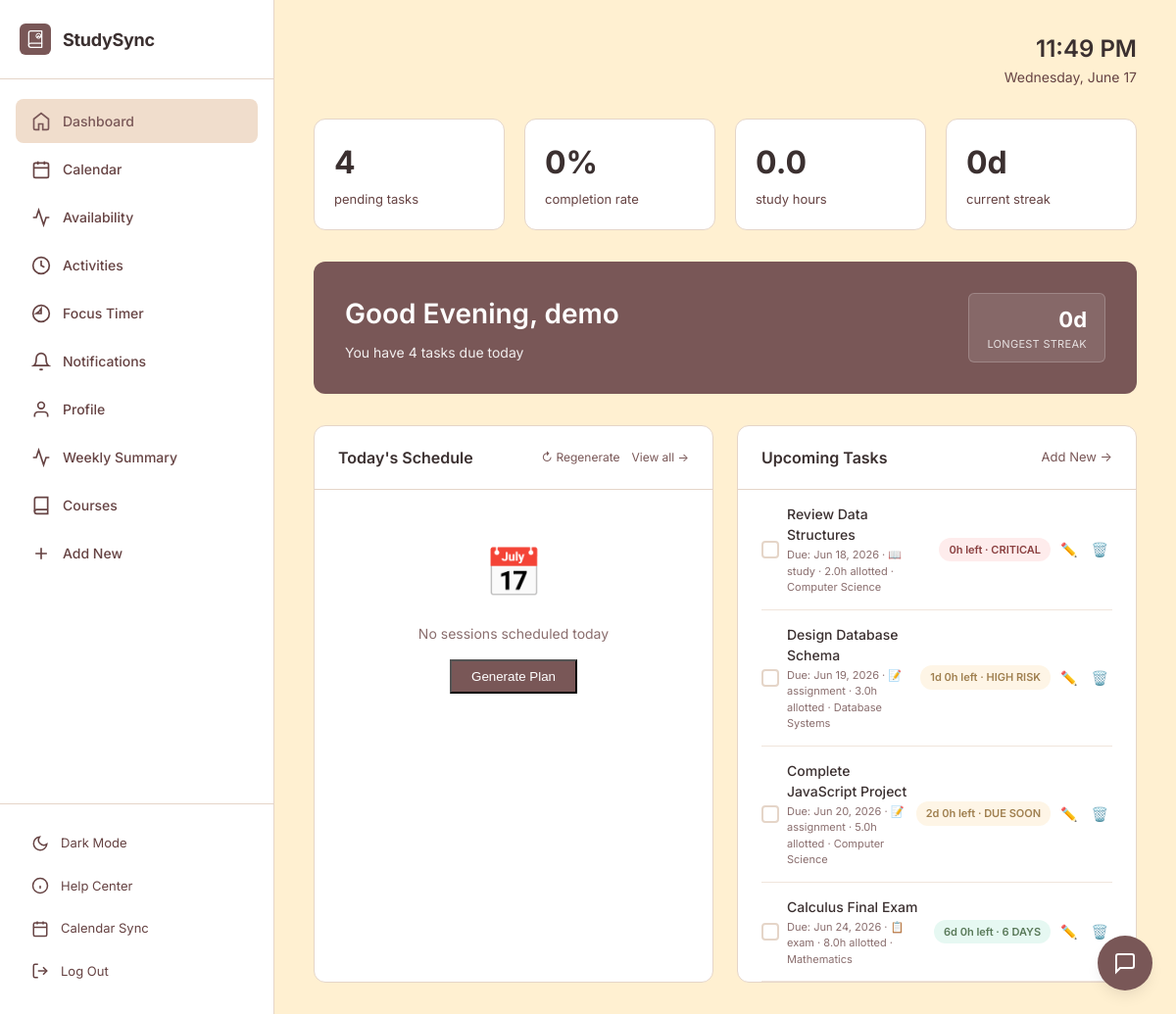
/dashboard.php (signed in), run on the app's committed database.
### tables this page shows
CREATE TABLE IF NOT EXISTS user_stats (
    id INT AUTO_INCREMENT PRIMARY KEY,
    user_id INT UNIQUE NOT NULL,
    total_study_hours DECIMAL(8,1) DEFAULT 0,
    current_streak_days INT DEFAULT 0,
    longest_streak INT DEFAULT 0,
    last_study_date DATE,
    tasks_completed INT DEFAULT 0,
    on_time_percentage DECIMAL(5,1) DEFAULT 0,
    updated_at TIMESTAMP DEFAULT CURRENT_TIMESTAMP ON UPDATE CURRENT_TIMESTAMP,
    FOREIGN KEY (user_id) REFERENCES users(id) ON DELETE CASCADE
);

CREATE TABLE IF NOT EXISTS users (
    id INT AUTO_INCREMENT PRIMARY KEY,
    username VARCHAR(100) UNIQUE NOT NULL,
    password VARCHAR(255) NOT NULL,
    email VARCHAR(255),
    google_calendar_token TEXT,
    created_at TIMESTAMP DEFAULT CURRENT_TIMESTAMP
);

CREATE TABLE IF NOT EXISTS tasks (
    id INT AUTO_INCREMENT PRIMARY KEY,
    user_id INT NOT NULL,
    course_id INT,
    title VARCHAR(255) NOT NULL,
    type ENUM('assignment','exam','study','quiz','project') DEFAULT 'study',
    description TEXT,
    due_date DATE NOT NULL,
    due_time TIME,
    estimated_hours DECIMAL(5,1) NOT NULL,
    priority INT DEFAULT 40,
    status ENUM('pending','completed','missed','in_progress') DEFAULT 'pending',
    progress_status VARCHAR(20) DEFAULT 'not_started',
    progress_percentage INT DEFAULT 0,
    alerted TINYINT(1) DEFAULT 0,
    completed_at DATETIME,
    created_at TIMESTAMP DEFAULT CURRENT_TIMESTAMP,
    FOREIGN KEY (user_id) REFERENCES users(id) ON DELETE CASCADE,
    FOREIGN KEY (course_id) REFERENCES courses(id) ON DELETE SET NULL
);

### dashboard.php (the view, shortened to what this page needs)
<?php
require_once 'db_config.php';
$today = date('Y-m-d');
$current_time = date('h:i A');
$day_name = date('l, F j');
$stmt = $pdo->prepare("SELECT username FROM users WHERE id = ?");
$stmt->execute([$_SESSION['user_id']]);
$user = $stmt->fetch();
$user_name = $user ? $user['username'] : 'Student';
$stmt = $pdo->prepare("SELECT id, title, type, due_date, estimated_hours, priority, status FROM tasks WHERE user_id = ? ORDER BY priority DESC, due_date ASC");
$stmt->execute([$_SESSION['user_id']]);
$tasks = $stmt->fetchAll();
$total_tasks = count($tasks);
$completed_tasks = count(array_filter($tasks, fn($t) => $t['status'] == 'completed'));
$pending_tasks = $total_tasks - $completed_tasks;
$completion_rate = $total_tasks > 0 ? round(($completed_tasks / $total_tasks) * 100) : 0;
$stmt = $pdo->prepare("SELECT * FROM study_plan WHERE user_id = ? AND plan_date = ? ORDER BY start_time LIMIT 5");
$stmt->execute([$_SESSION['user_id'], $today]);
$today_plan = $stmt->fetchAll();
$stmt = $pdo->prepare("SELECT t.id, t.title, t.type, t.due_date, t.estimated_hours, t.priority, t.status, t.course_id, t.description, COALESCE(c.course_name, '') AS course_name FROM tasks t LEFT JOIN courses c ON t.course_id = c.id WHERE t.user_id = ? AND t.status != 'completed' AND t.due_date >= ? ORDER BY t.due_date ASC LIMIT 10");
$stmt->execute([$_SESSION['user_id'], $today]);
$upcoming_tasks = $stmt->fetchAll();
$stmt = $pdo->prepare("SELECT * FROM user_stats WHERE user_id = ?");
$stmt->execute([$_SESSION['user_id']]);
$user_stats = $stmt->fetch();
$hour = date('H');
if ($hour >= 5 && $hour < 12) $greeting = "Good Morning";
elseif ($hour >= 12 && $hour < 17) $greeting = "Good Afternoon";
else $greeting = "Good Evening";
?>
<!DOCTYPE html>
<html lang="en">
<head>
    <link rel="stylesheet" href="style.css">
</head>
<body>
    <div class="app-container">
        <?php require_once 'includes/sidebar.php'; ?>
        <main class="main-content">
            <div class="top-header">
                <div class="date-time">
                    <div class="time"><?= $current_time ?></div>
                    <div class="date"><?= $day_name ?></div>
                </div>
            </div>
            <div class="stats-grid">
                <div class="stat-card">
                    <div class="stat-value"><?= $pending_tasks ?></div>
                    <div class="stat-label">pending tasks</div>
                </div>
                <div class="stat-card" onclick="showPieChart()" style="cursor: pointer;">
                    <div class="stat-value"><?= $completion_rate ?>%</div>
                    <div class="stat-label">completion rate</div>
                </div>
                <div class="stat-card">
                    <div class="stat-value"><?= number_format($user_stats['total_study_hours'] ?? 0, 1) ?></div>
                    <div class="stat-label">study hours</div>
                </div>
                <div class="stat-card">
                    <div class="stat-value"><?= ($user_stats['current_streak_days'] ?? 0) ?>d</div>
                    <div class="stat-label">current streak</div>
                </div>
            </div>
            <div class="greeting-section" style="display: flex; justify-content: space-between; align-items: center;">
                <div>
                    <div class="greeting-title"><?= $greeting ?>, <?= htmlspecialchars($user_name) ?></div>
                    <div class="greeting-subtitle">You have <?= $pending_tasks ?> task<?= $pending_tasks != 1 ? 's' : '' ?> due today</div>
                </div>
                <div style="text-align: right; background: rgba(255,255,255,0.1); padding: 10px 18px; border-radius: var(--radius-sm); border: 1px solid rgba(255,255,255,0.2);">
                    <div style="font-size: 22px; font-weight: 700;"><?= ($user_stats['longest_streak'] ?? 0) ?>d</div>
                    <div style="font-size: 11px; opacity: 0.8; letter-spacing: 0.3px;">LONGEST STREAK</div>
                </div>
            </div>
            <div class="two-column">
                <div class="section-card">
                    <div class="section-header">
                        <h2>Today's Schedule</h2>
                        <div style="display: flex; gap: 12px; align-items: center;">
                            <a href="#" onclick="generatePlan()" title="Regenerate full schedule from scratch" style="font-size: 12px;">↻ Regenerate</a>
                            <a href="calendar.php" style="font-size: 12px;">View all →</a>
                        </div>
                    </div>
                    <div class="timeline">
                        <?php if(count($today_plan) > 0): ?>
                            <?php foreach($today_plan as $plan): ?>
                                <div class="timeline-item">
                                    <div class="timeline-time"><?= date('g:i A', strtotime($plan['start_time'])) ?></div>
                                    <div class="timeline-dot"></div>
                                    <div class="timeline-content">
                                        <div class="timeline-title"><?= htmlspecialchars($plan['task_title']) ?></div>
                                        <div class="timeline-meta">Study Session</div>
                                    </div>
                                    <div class="timeline-actions">
                                        <button onclick="missSession(<?= $plan['id'] ?>)" title="Mark missed and reschedule" style="background: none; border: none; color: var(--text-muted); cursor: pointer; font-size: 13px; padding: 2px 6px;">✕</button>
                                        <button onclick="postponeSession(<?= $plan['id'] ?>)" title="Postpone to later date" style="background: none; border: none; color: var(--text-muted); cursor: pointer; font-size: 13px; padding: 2px 6px;">⏰</button>
                                        <button onclick="startSession(<?= $plan['id'] ?>)" title="Start this session" style="background: none; border: none; color: var(--success); cursor: pointer; font-size: 13px; padding: 2px 6px;">▶</button>
                                    </div>
                                </div>
                            <?php endforeach; ?>
                        <?php else: ?>
                            <div class="empty-state">
                                <div class="empty-icon">📅</div>
                                <div class="empty-text">No sessions scheduled today</div>
                                <button onclick="generatePlan()" class="btn-primary" style="margin-top: 16px; padding: 8px 20px;">Generate Plan</button>
                            </div>
                        <?php endif; ?>
                    </div>
                </div>
                <div class="section-card">
                    <div class="section-header">
                        <h2>Upcoming Tasks</h2>
                        <a href="#" onclick="openTaskModal()">Add New →</a>
                    </div>
                    <div class="task-list">
                        <?php if(count($upcoming_tasks) > 0): ?>
                            <?php foreach($upcoming_tasks as $task):
                                $type_icons = ['assignment' => '📝', 'exam' => '📋', 'study' => '📖', 'quiz' => '❓', 'project' => '🔨'];
                                $risk_colors = ['overdue' => 'var(--danger)', 'critical' => 'var(--danger)', 'high' => 'var(--warning)', 'warning' => 'var(--warning)', 'on_track' => 'var(--success)'];
                                $risk_bg = ['overdue' => 'rgba(239,68,68,0.1)', 'critical' => 'rgba(239,68,68,0.1)', 'high' => 'rgba(245,158,11,0.1)', 'warning' => 'rgba(245,158,11,0.1)', 'on_track' => 'rgba(16,185,129,0.1)'];
                            ?>
                                <div class="task-item" style="flex-wrap: wrap; gap: 8px;">
                                    <button class="task-check" onclick="toggleTask(<?= $task['id'] ?>)"></button>
                                    <div class="task-content" style="min-width: 0;">
                                        <div class="task-title"><?= htmlspecialchars($task['title']) ?></div>
                                        <div class="task-due">Due: <?= date('M d, Y', strtotime($task['due_date'])) ?> · <?= $type_icons[$task['type']] ?? '📖' ?> <?= $task['type'] ?> · <?= $task['estimated_hours'] ?>h allotted<?php if ($task['course_name']): ?> · <?= htmlspecialchars($task['course_name']) ?><?php endif; ?></div>
                                    </div>
                                    <div style="display: flex; align-items: center; gap: 6px;">
                                        <span style="font-size: 11px; font-weight: 600; padding: 4px 10px; border-radius: 12px; background: <?= $risk_bg[$task['risk']] ?>; color: <?= $risk_colors[$task['risk']] ?>; white-space: nowrap;">
                                            <?php if ($task['days_left'] > 0): ?>
                                                <?= $task['days_left'] ?>d <?= $task['hours_left'] - ($task['days_left'] * 24) ?>h left
                                            <?php else: ?>
                                                <?= $task['hours_left'] ?>h left
                                            <?php endif; ?>
                                            · <?= $task['risk_label'] ?>
                                        </span>
                                        <button onclick="openEditTaskModal(<?= $task['id'] ?>)" style="background: none; border: none; cursor: pointer; font-size: 14px; color: var(--text-muted); padding: 4px;" title="Edit">✏️</button>
                                        <button onclick="deleteTask(<?= $task['id'] ?>)" style="background: none; border: none; cursor: pointer; font-size: 14px; color: var(--text-muted); padding: 4px;" title="Delete">🗑️</button>
                                    </div>
                                </div>
                            <?php endforeach; ?>
                        <?php endif; ?>
                    </div>
                </div>
            </div>
        </main>
    </div>
</body>
</html>

### data on the page
user_stats: total_study_hours "0.0", current_streak_days "0", longest_streak "0"
users: username "demo"
tasks: title "Review Data Structures", due_date "Jun 18, 2026", type "📖", type "study", estimated_hours "2.0", course_name "Computer Science", hours_left "0", risk_label "CRITICAL"
tasks: title "Design Database Schema", due_date "Jun 19, 2026", type "📝", type "assignment", estimated_hours "3.0", course_name "Database Systems", days_left "1", days_left "0", risk_label "HIGH RISK"
tasks: title "Complete JavaScript Project", due_date "Jun 20, 2026", type "📝", type "assignment", estimated_hours "5.0", course_name "Computer Science", days_left "2", days_left "0", risk_label "DUE SOON"
tasks: title "Calculus Final Exam", due_date "Jun 24, 2026", type "📋", type "exam", estimated_hours "8.0", course_name "Mathematics", days_left "6", days_left "0", risk_label "6 DAYS"

### other printed values
$pending_tasks "4"
$completion_rate "0"
$greeting "Good Evening"
